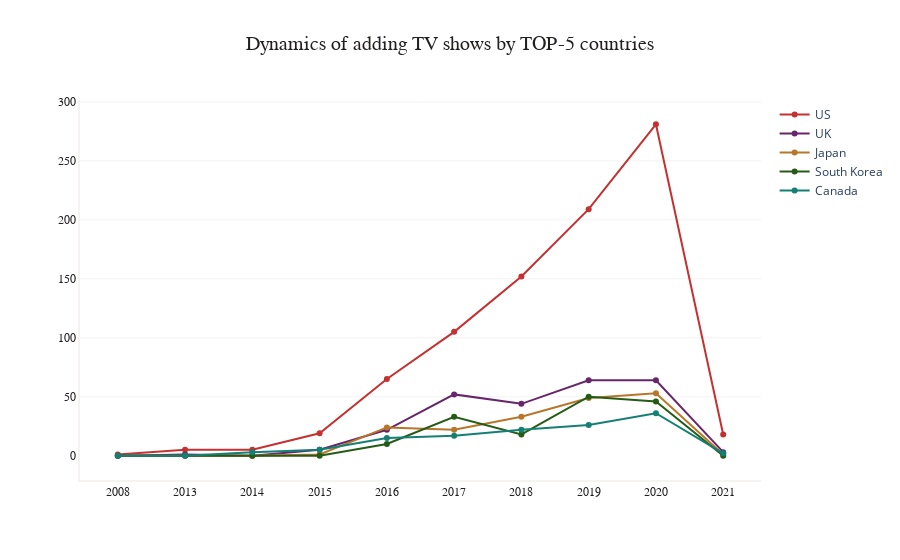

Here is the notebook cell this chart was saved with:
### Code cell
fig = go.Figure()
fig.add_trace(go.Scatter( 
    x = WaddS['year_added'], 
    y = WaddS['United States'],
    mode = 'lines + markers',
    name = 'US',
    marker_color = '#c43131',
))
fig.add_trace(go.Scatter( 
    x = WaddS['year_added'], 
    y = WaddS['United Kingdom'],
    mode = 'lines + markers',
    name = 'UK',
    marker_color = '#672669',
))
fig.add_trace(go.Scatter( 
    x = WaddS['year_added'], 
    y = WaddS['Japan'],
    mode = 'lines + markers',
    name = 'Japan',
    marker_color = '#b8762a',
))
fig.add_trace(go.Scatter( 
    x = WaddS['year_added'], 
    y = WaddS['South Korea'],
    mode = 'lines + markers',
    name = 'South Korea',
    marker_color = '#245c16',
))
fig.add_trace(go.Scatter( 
    x = WaddS['year_added'], 
    y = WaddS['Canada'],
    mode = 'lines + markers',
    name = 'Canada',
    marker_color = '#147f73',
))

fig.update_layout(plot_bgcolor = 'white', title = 'Dynamics of adding TV shows by TOP-5 countries', 
                  title_font_family = 'Arial', title_font_color = '#221f1f', title_font_size = 20, title_x = 0.5)
fig.update_xaxes(showline = True, linecolor = '#f5f2f2', linewidth = 2, tickfont_family = 'Arial', tickfont_color = '#221f1f', tickfont_size = 12)
fig.update_yaxes(showline = True, linecolor = '#f5f2f2', 
                 showgrid = True, gridwidth = 1, gridcolor = '#f5f2f2',
                 linewidth = 2, tickfont_family = 'Arial', tickfont_color = '#221f1f', tickfont_size = 12)

fig.show()

### Figure 1 — Plotly figure (JSON) as saved in the notebook; plotly's stock layout.template omitted (floating-point values rounded to 4 significant figures)
{"data": [{"marker": {"color": "#c43131"}, "mode": "lines+markers", "name": "US", "type": "scatter", "x": ["2008", "2013", "2014", "2015", "2016", "2017", "2018", "2019", "2020", "2021"], "y": [1, 5, 5, 19, 65, 105, 152, 209, 281, 18]}, {"marker": {"color": "#672669"}, "mode": "lines+markers", "name": "UK", "type": "scatter", "x": ["2008", "2013", "2014", "2015", "2016", "2017", "2018", "2019", "2020", "2021"], "y": [0, 1, 0, 5, 22, 52, 44, 64, 64, 3]}, {"marker": {"color": "#b8762a"}, "mode": "lines+markers", "name": "Japan", "type": "scatter", "x": ["2008", "2013", "2014", "2015", "2016", "2017", "2018", "2019", "2020", "2021"], "y": [0, 0, 0, 1, 24, 22, 33, 49, 53, 1]}, {"marker": {"color": "#245c16"}, "mode": "lines+markers", "name": "South Korea", "type": "scatter", "x": ["2008", "2013", "2014", "2015", "2016", "2017", "2018", "2019", "2020", "2021"], "y": [0, 0, 0, 0, 10, 33, 18, 50, 46, 0]}, {"marker": {"color": "#147f73"}, "mode": "lines+markers", "name": "Canada", "type": "scatter", "x": ["2008", "2013", "2014", "2015", "2016", "2017", "2018", "2019", "2020", "2021"], "y": [0, 0, 3, 5, 15, 17, 22, 26, 36, 2]}], "layout": {"autosize": true, "plot_bgcolor": "white", "title": {"font": {"color": "#221f1f", "family": "Arial", "size": 20}, "text": "Dynamics of adding TV shows by TOP-5 countries", "x": 0.5}, "xaxis": {"autorange": true, "linecolor": "#f5f2f2", "linewidth": 2, "range": [-0.5305, 9.531], "showline": true, "tickfont": {"color": "#221f1f", "family": "Arial", "size": 12}, "type": "category"}, "yaxis": {"autorange": false, "gridcolor": "#f5f2f2", "gridwidth": 1, "linecolor": "#f5f2f2", "linewidth": 2, "range": [-20.58, 301.6], "showgrid": true, "showline": true, "tickfont": {"color": "#221f1f", "family": "Arial", "size": 12}, "type": "linear"}}}
